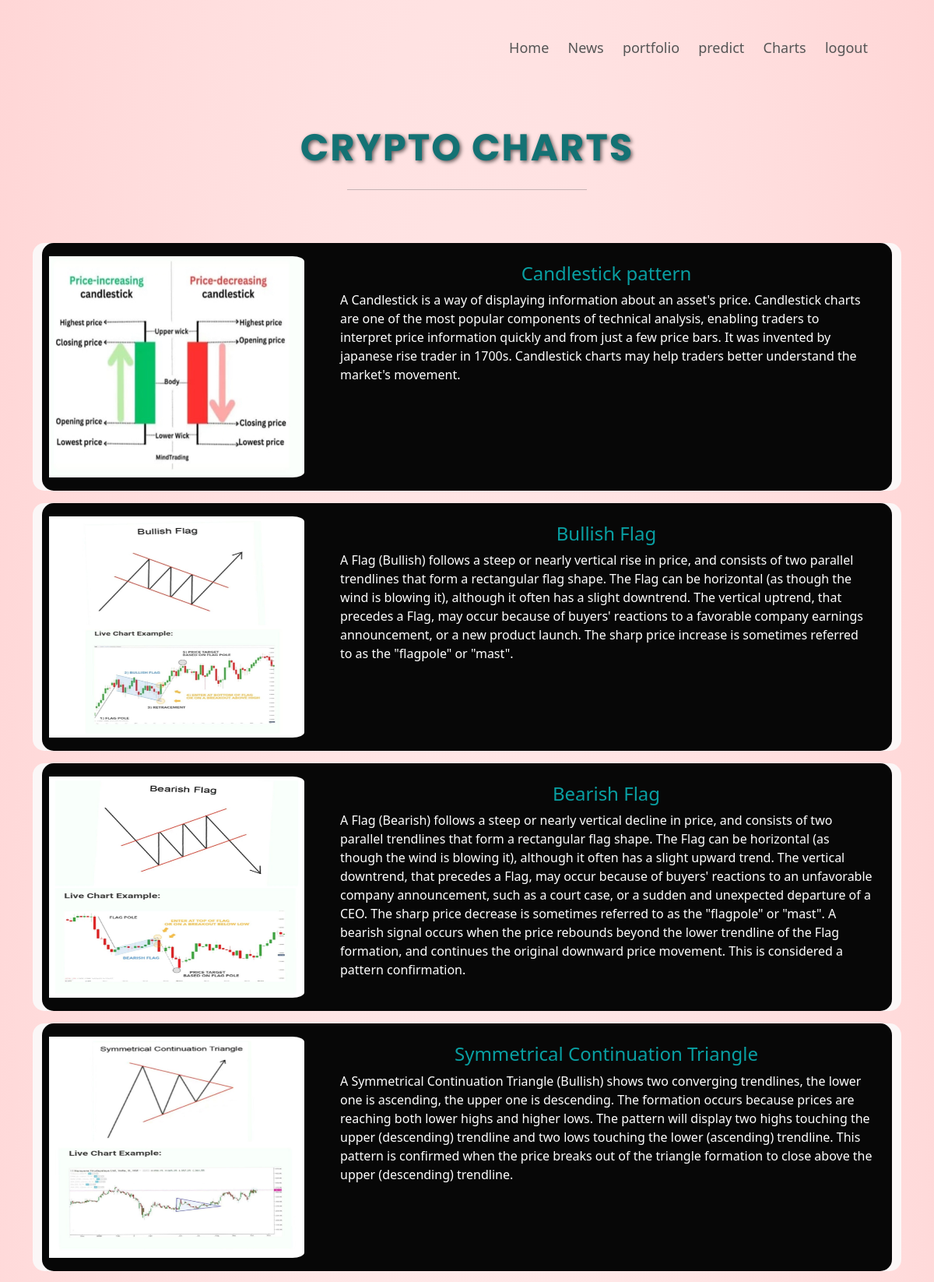
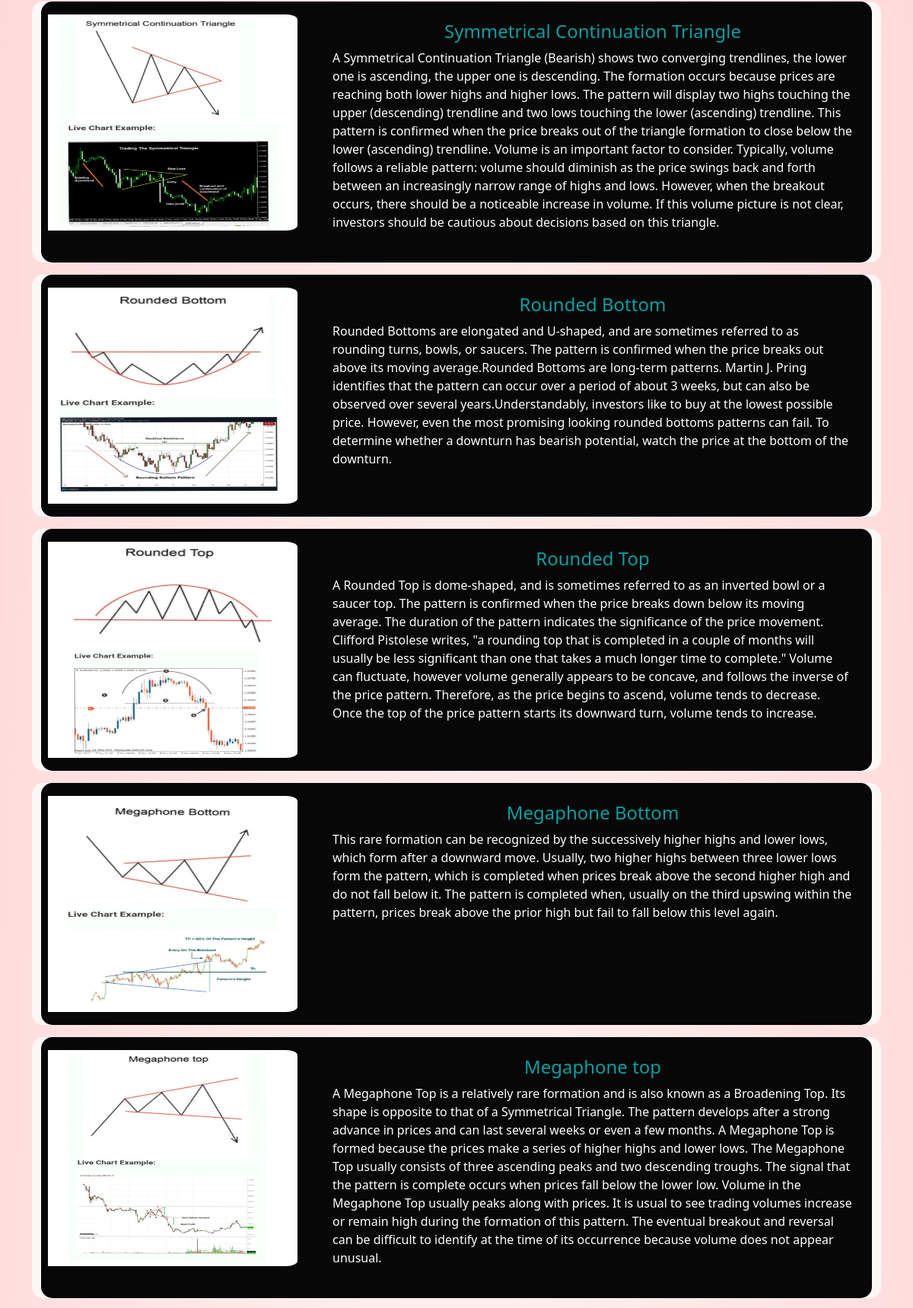
The app's page /chart/charts (signed in, upper part) with its own data (2 pictures, top to bottom).
### charts/models.py (models this page shows)
class chart(models.Model):
    title =models.CharField(max_length=100,null=False)
    description=models.TextField()
    image=models.ImageField(upload_to='media')
    priority=models.IntegerField(default=0)
    def __str__(self) -> str:
        return self.title

### charts/views.py (the view, shortened to what this page needs)
# urls.py: path('charts',views.charts,name='charts'),
@login_required(login_url='/account')
def charts(request):
    form = FeedbackForm()
    chart_list=chart.objects.order_by('-priority')
    print(chart_list)
    for i in chart_list:
        print(i.title)
    context={'chart' : chart_list , 'form' :form}
    return render(request, 'lchart.html',context)

### templates/lchart.html
{% extends 'blank.html' %}
{% block content %}
{% include 'chart.html' %}
{% endblock content %}

### templates/chart.html
{% load static %}
<div class="container">
  <div class="container-fluid" style="padding:20px; padding-top:30px">
    <div class="row justify-content-md-center">
      <div class="col-12 col-md-10 col-lg-8 col-xl-7 col-xxl-6">
        <h2 class="mb-4 display-5 text-center"
            style="
              text-transform: uppercase; /* Makes text uppercase */
              font-family: 'Poppins', sans-serif; /* Attractive modern font */
              font-size: 3rem; /* Large font size */
              font-weight: 700; /* Bold font */
              color: rgb(20, 114, 116); /* Bright and vibrant color */
              letter-spacing: 2px; /* Adds spacing between letters */
              text-shadow: 2px 2px 5px rgba(0, 0, 0, 0.6); /* Subtle shadow effect */
            ">
          Crypto Charts
        </h2>
        <hr class="w-50 mx-auto mb-5 mb-xl-9 border-dark-subtle">
      </div>
    </div>
  </div>
  {% for list in chart %}
  <div class="container col-12 card-hover-effect" style="background-color:rgb(251, 247, 247); border-radius: 15px;">
    <div class="card mb-3 p-2" style="background-color:rgb(7, 7, 7); border-radius: 15px;">
      <div class="row g-0">
        <div class="col-4">
          <img src="{{ list.image.url}}" class="img-fluid rounded-start col-11 py-2"
               style="min-height:300px; max-height: 300px; max-width: 500px; border-radius: 15px;" alt="image missing">
        </div>
        <div class="col-md-8">
          <div class="card-body">
            <h4 class="card-title text-center" style="color:rgba(11, 239, 243, 0.659);"> {{list.title}}</h4>
            <p class="card-texts" style="color:white;">{{ list.description }}</p>
          </div>
        </div>
      </div>
    </div>
  </div>
  {% endfor %}
</div>

### static/style.css (style rules this page uses)
.card-hover-effect { transition: transform 0.3s, box-shadow 0.3s; }

### records on screen
chart: image (picture), title "Candlestick pattern", description "A Candlestick is a way of displaying information about an asset's price. Candlestick charts are one of the most popular components of technical analysis, enabling traders to interpret price information quickly and from just a few price bars. It was invented by japanese rise trader in 1700s. Candlestick charts may help traders better understand the market's movement."
chart: image (picture), title "Bullish Flag", description "A Flag (Bullish) follows a steep or nearly vertical rise in price, and consists of two parallel trendlines that form a rectangular flag shape. The Flag can be horizontal (as though the wind is blowing it), although it often has a slight downtrend. The vertical uptrend, that precedes a Flag, may occur because of buyers' reactions to a favorable company earnings announcement, or a new product launch. The sharp price increase is sometimes referred to as the \"flagpole\" or \"mast\"."
chart: image (picture), title "Bearish Flag", description "A Flag (Bearish) follows a steep or nearly vertical decline in price, and consists of two parallel trendlines that form a rectangular flag shape. The Flag can be horizontal (as though the wind is blowing it), although it often has a slight upward trend. The vertical downtrend, that precedes a Flag, may occur because of buyers' reactions to an unfavorable company announcement, such as a court case, or a sudden and unexpected departure of a CEO. The sharp price decrease is sometimes referred to as the \"flagpole\" or \"mast\". A bearish signal occurs when the price rebounds beyond the lower trendline of the Flag formation, and continues the original downward price movement. This is considered a…"
chart: image (picture), title "Symmetrical Continuation Triangle", description "A Symmetrical Continuation Triangle (Bullish) shows two converging trendlines, the lower one is ascending, the upper one is descending. The formation occurs because prices are reaching both lower highs and higher lows. The pattern will display two highs touching the upper (descending) trendline and two lows touching the lower (ascending) trendline. This pattern is confirmed when the price breaks out of the triangle formation to close above the upper (descending) trendline."
chart: image (picture), title "Symmetrical Continuation Triangle", description "A Symmetrical Continuation Triangle (Bearish) shows two converging trendlines, the lower one is ascending, the upper one is descending. The formation occurs because prices are reaching both lower highs and higher lows. The pattern will display two highs touching the upper (descending) trendline and two lows touching the lower (ascending) trendline. This pattern is confirmed when the price breaks out of the triangle formation to close below the lower (ascending) trendline. Volume is an important factor to consider. Typically, volume follows a reliable pattern: volume should diminish as the price swings back and forth between an increasingly narrow range of highs and lows. However, when the…"
chart: image (picture), title "Rounded Bottom", description "Rounded Bottoms are elongated and U-shaped, and are sometimes referred to as rounding turns, bowls, or saucers. The pattern is confirmed when the price breaks out above its moving average.Rounded Bottoms are long-term patterns. Martin J. Pring identifies that the pattern can occur over a period of about 3 weeks, but can also be observed over several years.Understandably, investors like to buy at the lowest possible price. However, even the most promising looking rounded bottoms patterns can fail. To determine whether a downturn has bearish potential, watch the price at the bottom of the downturn."
chart: image (picture), title "Rounded Top", description "A Rounded Top is dome-shaped, and is sometimes referred to as an inverted bowl or a saucer top. The pattern is confirmed when the price breaks down below its moving average. The duration of the pattern indicates the significance of the price movement. Clifford Pistolese writes, \"a rounding top that is completed in a couple of months will usually be less significant than one that takes a much longer time to complete.\" Volume can fluctuate, however volume generally appears to be concave, and follows the inverse of the price pattern. Therefore, as the price begins to ascend, volume tends to decrease. Once the top of the price pattern starts its downward turn, volume tends to increase."
chart: image (picture), title "Megaphone Bottom", description "This rare formation can be recognized by the successively higher highs and lower lows, which form after a downward move. Usually, two higher highs between three lower lows form the pattern, which is completed when prices break above the second higher high and do not fall below it. The pattern is completed when, usually on the third upswing within the pattern, prices break above the prior high but fail to fall below this level again."
chart: image (picture), title "Megaphone top", description "A Megaphone Top is a relatively rare formation and is also known as a Broadening Top. Its shape is opposite to that of a Symmetrical Triangle. The pattern develops after a strong advance in prices and can last several weeks or even a few months. A Megaphone Top is formed because the prices make a series of higher highs and lower lows. The Megaphone Top usually consists of three ascending peaks and two descending troughs. The signal that the pattern is complete occurs when prices fall below the lower low. Volume in the Megaphone Top usually peaks along with prices. It is usual to see trading volumes increase or remain high during the formation of this pattern. The eventual breakout and…"
